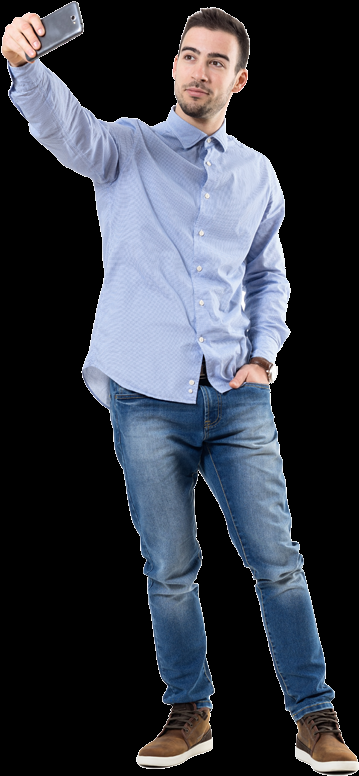
#> input picture visual/test.png, 359 x 776 px, found by its file name
$ python heatmap_gen.py
#> lines starting #> are read from the running program, lines starting #| are printed output that depends on the picture
import time
import numpy as np
import cv2
import matplotlib.pyplot as plt


def CenterLabelHeatmap(img_width, img_height, c_x, c_y, sigma):
    X1 = np.linspace(start=1, stop=img_width, num=img_width)
    Y1 = np.linspace(start=1, stop=img_height, num=img_height)
    [X, Y] = np.meshgrid(X1, Y1)
    X = X - c_x
    Y = Y - c_y
    D2 = X * X + Y * Y
    E2 = 2.0 * sigma * sigma
    Exponent = D2 / E2
    heatmap = np.exp(-Exponent)
    return heatmap


# Compute gaussian kernel
def CenterGaussianHeatmap(img_height, img_width, c_x, c_y, variance):
    gaussian_map = np.zeros((img_height, img_width))
    for x_p in range(img_width):
        for y_p in range(img_height):
            dist_sq = (x_p - c_x) * (x_p - c_x) + \
                      (y_p - c_y) * (y_p - c_y)
            exponent = dist_sq / 2.0 / variance / variance
            gaussian_map[y_p, x_p] = np.exp(-exponent)
    return gaussian_map


image_file = 'visual/test.png'
img = cv2.imread(image_file)
#> img is the input picture: shape (776, 359, 3); mean B, G, R 67.7, 58.2, 53.9
img = img[:, :, ::-1]
print('> img.shape = ', img.shape)
#| > img.shape =  (776, 359, 3)

height, width, _ = np.shape(img)
#> height = 776; width = 359
cy, cx = height / 2.0, width / 2.0
#> cy = 388; cx = 179.5

start = time.time()
heatmap1 = CenterLabelHeatmap(width, height, cx, cy, 21)
t1 = time.time() - start

start = time.time()
heatmap2 = CenterGaussianHeatmap(height, width, cx, cy, 21)
#> after the loop in CenterGaussianHeatmap, `for x_p in range(img_width):`:
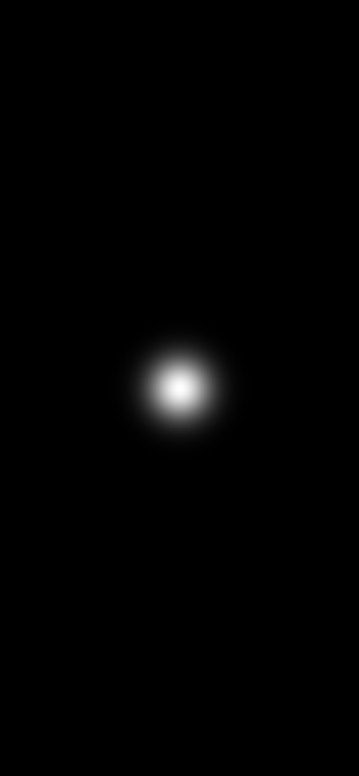
#> gaussian_map: shape (776, 359) float64; min 1.02e-90, max 1, mean 0.00995
t2 = time.time() - start

print('> t1=', t1)
print('> t2=', t2)


plt.subplot(1, 2, 1)
plt.imshow(heatmap1)
plt.subplot(1, 2, 2)
plt.imshow(heatmap2)
plt.show()
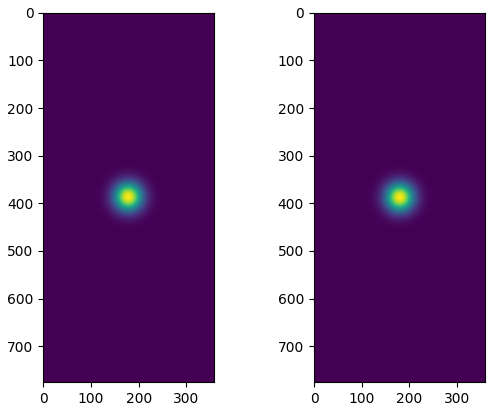
#> figure drawn by matplotlib, 2 panels

print('End.')
